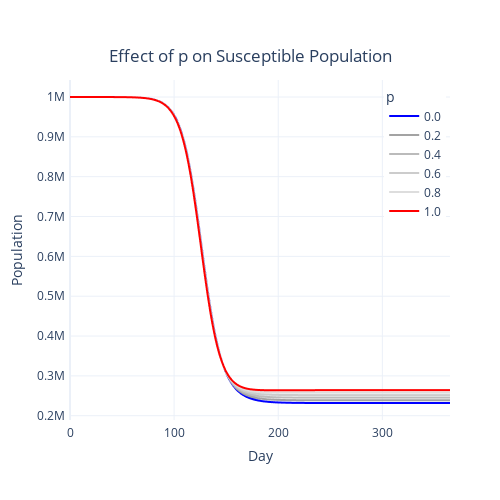

This figure's notebook cell:
### Code cell
fig = px.line(df[df['state'] == 'S'], x='step',  y='val', color='p', template='plotly_white',
              color_discrete_sequence=["blue", '#a3a3a3', '#bbbbbb', '#cccccc', '#dddddd', 'red'])
fig.update_layout(
    autosize=False,
    width=500,
    height=500,
    margin=dict(
        l=50,
        r=50,
        b=80,
        t=80,
        pad=4
    ),
    yaxis=dict(
        title_text="Population",
    ),
    xaxis=dict(
        title_text="Day",
    ),
    title={
    'text': "Effect of p on Susceptible Population",
    'y':0.9,
    'x':0.5,
    'xanchor': 'center',
    'yanchor': 'top'},
    legend=dict(
        yanchor="top",
        y=0.99,
        xanchor="right",
        x=0.99
    )
)
fig.show()
fig.write_image('maternal_immunity_S.png')

### Figure 1 — Plotly figure (JSON) as saved in the notebook; plotly's stock layout.template omitted (floating-point values rounded to 4 significant figures; data arrays with more than 128 entries replaced by an {"elided": "..."} marker saying what was removed)
{"data": [{"hovertemplate": "p=0.0<br>step=%{x}<br>val=%{y}<extra></extra>", "legendgroup": "0.0", "line": {"color": "blue", "dash": "solid"}, "marker": {"symbol": "circle"}, "mode": "lines", "name": "0.0", "showlegend": true, "type": "scattergl", "x": {"elided": "366 int values"}, "xaxis": "x", "y": {"elided": "366 float values"}, "yaxis": "y"}, {"hovertemplate": "p=0.2<br>step=%{x}<br>val=%{y}<extra></extra>", "legendgroup": "0.2", "line": {"color": "#a3a3a3", "dash": "solid"}, "marker": {"symbol": "circle"}, "mode": "lines", "name": "0.2", "showlegend": true, "type": "scattergl", "x": {"elided": "366 int values"}, "xaxis": "x", "y": {"elided": "366 float values"}, "yaxis": "y"}, {"hovertemplate": "p=0.4<br>step=%{x}<br>val=%{y}<extra></extra>", "legendgroup": "0.4", "line": {"color": "#bbbbbb", "dash": "solid"}, "marker": {"symbol": "circle"}, "mode": "lines", "name": "0.4", "showlegend": true, "type": "scattergl", "x": {"elided": "366 int values"}, "xaxis": "x", "y": {"elided": "366 float values"}, "yaxis": "y"}, {"hovertemplate": "p=0.6<br>step=%{x}<br>val=%{y}<extra></extra>", "legendgroup": "0.6", "line": {"color": "#cccccc", "dash": "solid"}, "marker": {"symbol": "circle"}, "mode": "lines", "name": "0.6", "showlegend": true, "type": "scattergl", "x": {"elided": "366 int values"}, "xaxis": "x", "y": {"elided": "366 float values"}, "yaxis": "y"}, {"hovertemplate": "p=0.8<br>step=%{x}<br>val=%{y}<extra></extra>", "legendgroup": "0.8", "line": {"color": "#dddddd", "dash": "solid"}, "marker": {"symbol": "circle"}, "mode": "lines", "name": "0.8", "showlegend": true, "type": "scattergl", "x": {"elided": "366 int values"}, "xaxis": "x", "y": {"elided": "366 float values"}, "yaxis": "y"}, {"hovertemplate": "p=1.0<br>step=%{x}<br>val=%{y}<extra></extra>", "legendgroup": "1.0", "line": {"color": "red", "dash": "solid"}, "marker": {"symbol": "circle"}, "mode": "lines", "name": "1.0", "showlegend": true, "type": "scattergl", "x": {"elided": "366 int values"}, "xaxis": "x", "y": {"elided": "366 float values"}, "yaxis": "y"}], "layout": {"autosize": false, "height": 500, "legend": {"title": {"text": "p"}, "tracegroupgap": 0, "x": 0.99, "xanchor": "right", "y": 0.99, "yanchor": "top"}, "margin": {"b": 80, "l": 50, "pad": 4, "r": 50, "t": 80}, "title": {"text": "Effect of p on Susceptible Population", "x": 0.5, "xanchor": "center", "y": 0.9, "yanchor": "top"}, "width": 500, "xaxis": {"anchor": "y", "domain": [0, 1], "title": {"text": "Day"}}, "yaxis": {"anchor": "x", "domain": [0, 1], "title": {"text": "Population"}}}}
